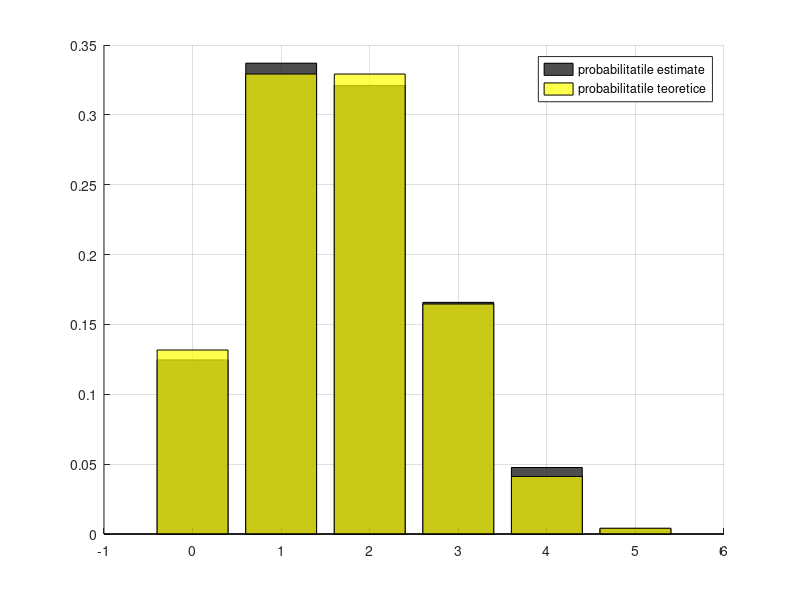

MATLAB code to generate this figure:
function retval = lab3_2_b()
  sim = 5000;
  v = binornd(5, 2/6, 1, sim);

  h = hist(v, 0:5);
  prob_sim = h(3) / sim # sum(v==2) / sim
  prob_ter = binopdf(2, 5, 1/3)

  clf; grid on; hold on;

  bar(0:5, h/5000, 'FaceColor', 'k') # 'k' = negru
  bar(0:5, binopdf(0:5, 5, 1/3), 'Facecolor', 'y')
  legend('probabilitatile estimate', 'probabilitatile teoretice');

  set(findobj('type','patch'),'facealpha',0.7);xlim([-1 6]);
end
